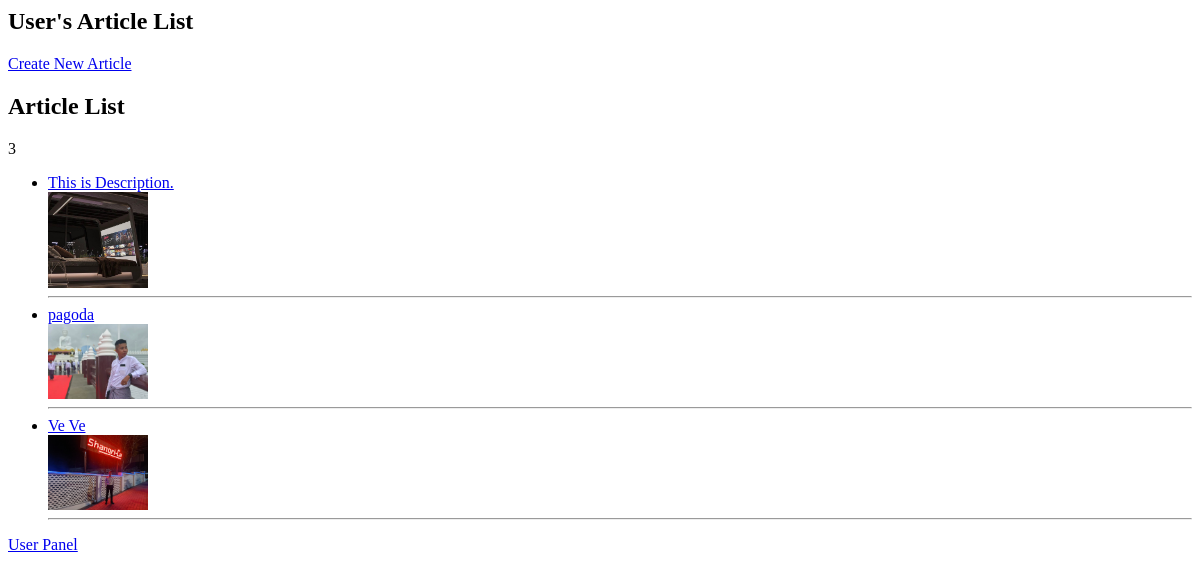
Before: /article-list/ (signed in) with the older database file.
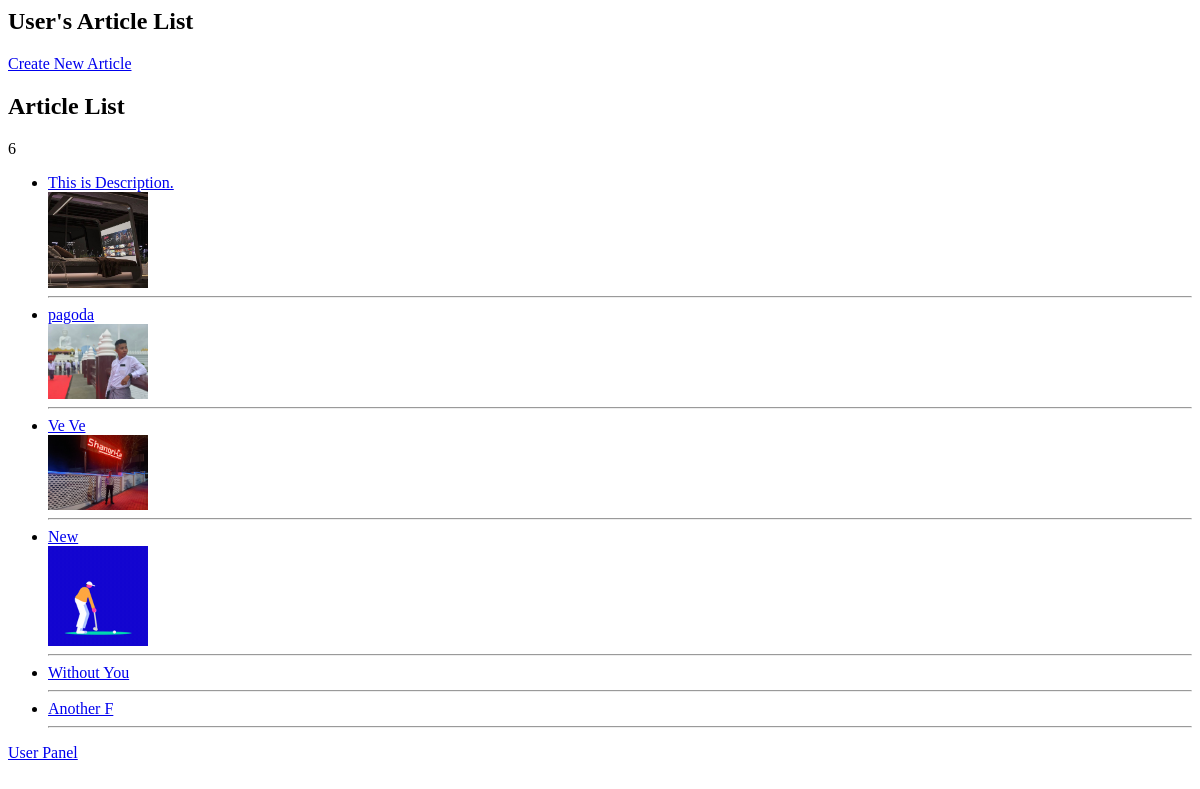
After: the same page with the newer database file.
### users/models.py (models this page shows, shortened)
class Article(models.Model):
    user_profile_info = models.ForeignKey(UserProfileInfo, on_delete=models.CASCADE)
    description = models.TextField()
    media = models.FileField(upload_to='article_pictures/', blank=True, null=True)

### users/views.py (the view)
# urls.py: path("article-list/", views.article_list, name="article_list"),
def article_list(request):
    user = request.user
    user_profile =  None # UserProfileInfo.objects.get(user=user)
    articles = []
    try:
        user_profile = UserProfileInfo.objects.get(user=user)
        articles = Article.objects.filter(user_profile_info = user_profile)
    except ObjectDoesNotExist:
        user_profile = None
    context = {
        "user_profile" : user_profile,
        "articles" : articles,
    }
    return render(request, 'articles/article_list.html', context)

### users/templates/articles/article_list.html
<h2>User's Article List</h2>
<a href="{% url 'create_article' %}">Create New Article</a>
<h2>Article List</h2>
{{ articles|length }}
<ul>
    {% for article in articles %}
        <li>
            <a href="{% url 'article_detail' article.id %}" >
                {{ article.description }}
            </a>
            {% if article.media|length > 0 %}
                <br>
                <img src="{{ article.media.url }}" width="100px" />
            {% endif %}
            <hr>
        </li>
    {% endfor %}
</ul>
<a href="{% url 'user_panel' %}" >User Panel</a>

Changed rows visible on the page:
added Article: description "New", media (picture)
added Article: description "Without You"
added Article: description "Another F"
Other visible differences:
{{ articles|length }}: "3" → "6"
